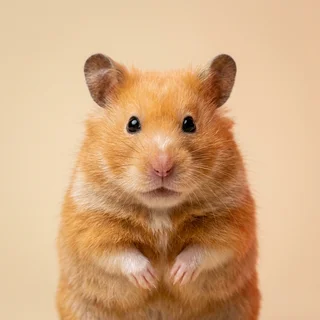
#> input picture site/entries/affirm-for-hamsters/headshot-1.webp, 320 x 320 px
$ python crop-image.py ../site/entries/affirm-for-hamsters/headshot-1.webp out.png --width 100 --height 100
#> lines starting #> are read from the running program, lines starting #| are printed output that depends on the picture
#!/usr/bin/env python3
"""Deterministic cover-crop/resize for entry images.

Usage: crop-image.py <in> <out> --width W --height H [--quality N]

Scales the input to fill WxH preserving aspect ratio, center-crops the
overflow, and writes <out> in the format inferred from its extension.
"""
import argparse
import os
import sys

from PIL import Image

FORMATS = {".webp": "WEBP", ".png": "PNG", ".jpg": "JPEG", ".jpeg": "JPEG"}


def main():
    p = argparse.ArgumentParser(description=__doc__)
    p.add_argument("input")
    p.add_argument("output")
    p.add_argument("--width", type=int, required=True)
    p.add_argument("--height", type=int, required=True)
    p.add_argument("--quality", type=int, default=85)
    p.add_argument("--delete-input", action="store_true",
                   help="remove the input file after a successful save")
    args = p.parse_args()

    ext = "." + args.output.rsplit(".", 1)[-1].lower() if "." in args.output else ""
    fmt = FORMATS.get(ext)
    if fmt is None:
        sys.exit(f"crop-image: unsupported output extension: {args.output}")

    try:
        im = Image.open(args.input)
#> im is the input picture: PIL image 320x320 RGB; mean R, G, B 211.4, 170.4, 130.2
    except (FileNotFoundError, OSError) as e:
        sys.exit(f"crop-image: cannot open {args.input}: {e}")

    im = im.convert("RGB")
    w, h = args.width, args.height
    scale = max(w / im.width, h / im.height)
#> scale = 0.312
    im = im.resize((round(im.width * scale), round(im.height * scale)), Image.LANCZOS)
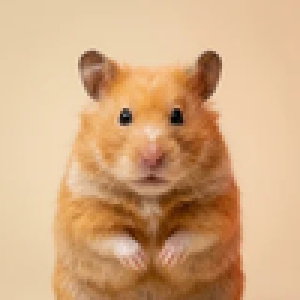
#> im: PIL image 100x100 RGB (shown 3 times larger); mean R, G, B 211.4, 170.4, 130.2
    left = (im.width - w) // 2
#> left = 0
    top = (im.height - h) // 2
#> top = 0
    im = im.crop((left, top, left + w, top + h))

    save_kwargs = {} if fmt == "PNG" else {"quality": args.quality}
    im.save(args.output, fmt, **save_kwargs)

    if args.delete_input:
        os.remove(args.input)


if __name__ == "__main__":
    main()

$ run again, on site/entries/affirm-for-hamsters/headshot-3.webp
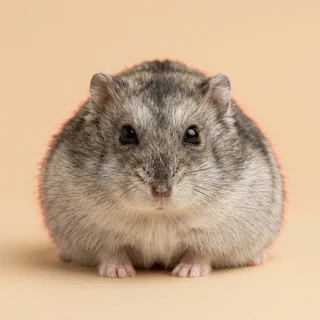
#> input picture site/entries/affirm-for-hamsters/headshot-3.webp, 320 x 320 px
#> in main, im is the input picture: PIL image 320x320 RGB; mean R, G, B 202.1, 174.4, 145
#> in main, `im = im.resize((round(im.width * scale), round(im.height * scale)), Im..`:
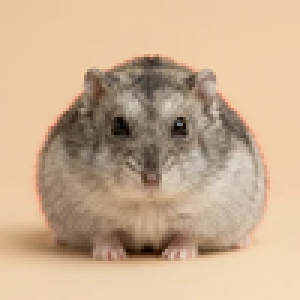
#> im: PIL image 100x100 RGB (shown 3 times larger); mean R, G, B 202.1, 174.4, 145
